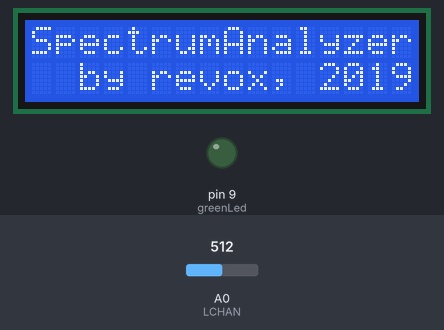
Simulated run of this sketch. Board: Arduino Uno, built with avr-gcc and run on an emulated ATmega328P. Shown: 16×2 character LCD, output pins drawn as LEDs (lit = HIGH). The test bench sets the inputs (shaded band); at power-on: A0 (LCHAN) = 512.

Above: at 2.5 s.
8.2 s: A0 (LCHAN) set to 306
At 9.4 s:
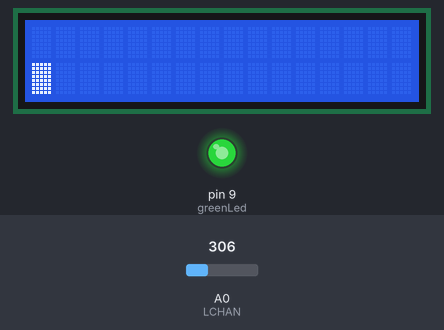
9.8 s: A0 (LCHAN) set to 477
At 11.1 s:
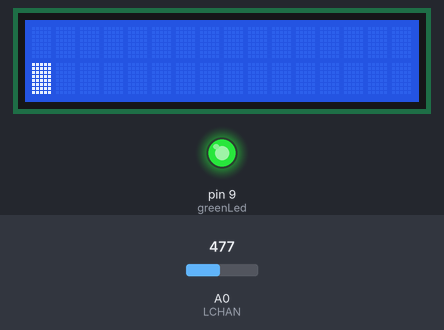
11.4 s: A0 (LCHAN) set to 488
At 12.8 s:
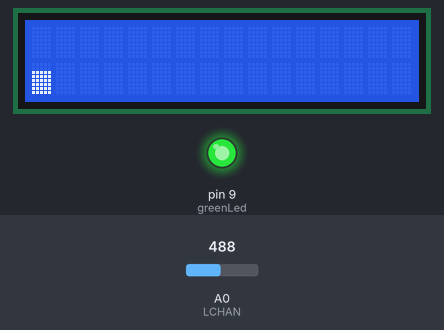
13.1 s: A0 (LCHAN) set to 511
At 14.8 s:
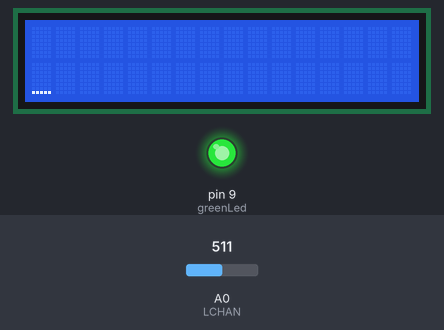
15.2 s: A0 (LCHAN) set to 122
At 15.7 s:
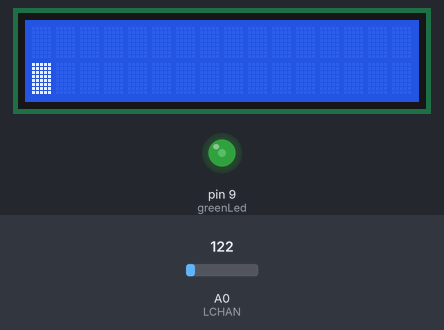
16.7 s: A0 (LCHAN) set to 716
At 17.3 s:
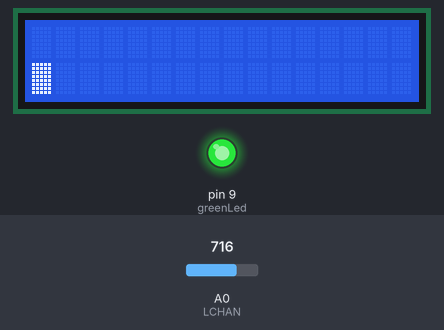
Timing chart, 0 to 19.2 s (numbered marks = the images above; inputs shaded):
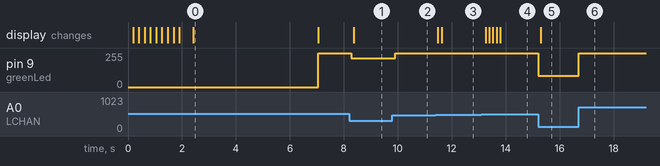

Measured:
- the behaviour switches between 487 and 488 on A0 (LCHAN) (found by bisection; images 2 and 3)
- after the input at 8.2 s, pin 9 (greenLed): 255/255 → 214/255 after 0.08 s; the display: changes after 0.16 s (image 1)
- after the input at 9.8 s, pin 9 (greenLed): 214/255 → 255/255 after 0.11 s
- after the input at 11.4 s, the display: first changes after 0.09 s (image 3 shows a later state)
- after the input at 13.1 s, the display: first changes after 0.15 s (image 4 shows a later state)
- after the input at 15.2 s, pin 9 (greenLed): 255/255 → 85/255 at once; the display: changes after 0.09 s (image 5)
- after the input at 16.7 s, pin 9 (greenLed): 85/255 → 255/255 at once

The sketch:

Visualizer.ino
```cpp
#include <Wire.h>
#include <LiquidCrystal_I2C.h>
#include <fix_fft.h>
#include <Servo.h>
#define LCHAN 0
#define greenLed 9
const int channels = 1;
const int xres = 16;
const int yres = 8;
const int gain = 2;
//int decayrate = 2;
int decaytest = 1;
char im[64], data[64];
char Rim[64], Rdata[64];
char data_avgs[32];
float peaks[32];
int valLED;
int i = 0, val, Rval;
int x = 0, y = 0, z = 0;
LiquidCrystal_I2C lcd(0x27, 16, 2);

// ZNAKI
byte v1[8] = {
  B00000, B00000, B00000, B00000, B00000, B00000, B00000, B11111
};
byte v2[8] = {
  B00000, B00000, B00000, B00000, B00000, B00000, B11111, B11111
};
byte v3[8] = {
  B00000, B00000, B00000, B00000, B00000, B11111, B11111, B11111
};
byte v4[8] = {
  B00000, B00000, B00000, B00000, B11111, B11111, B11111, B11111
};
byte v5[8] = {
  B00000, B00000, B00000, B11111, B11111, B11111, B11111, B11111
};
byte v6[8] = {
  B00000, B00000, B11111, B11111, B11111, B11111, B11111, B11111
};
byte v7[8] = {
  B00000, B11111, B11111, B11111, B11111, B11111, B11111, B11111
};
byte v8[8] = {
  B11111, B11111, B11111, B11111, B11111, B11111, B11111, B11111
};

void setup() {
  lcd.init();
  lcd.backlight();
  lcd.createChar(1, v1);
  lcd.createChar(2, v2);
  lcd.createChar(3, v3);
  lcd.createChar(4, v4);
  lcd.createChar(5, v5);
  lcd.createChar(6, v6);
  lcd.createChar(7, v7);
  lcd.createChar(8, v8);
  startup();
}

void startup() {
  lcd.clear();
  delay(50);
  lcd.setCursor(0, 0);
  lcd.print("Booting up");
  delay(200);
  lcd.clear();

  lcd.setCursor(0, 0);
  lcd.print("Booting up.");
  delay(200);
  lcd.clear();

  lcd.setCursor(0, 0);
  lcd.print("Booting up..");
  delay(200);
  lcd.clear();

  lcd.setCursor(0, 0);
  lcd.print("Booting up...");
  delay(200);
  lcd.clear();

  lcd.setCursor(0, 0);
  lcd.print("Booting up");
  delay(200);
  lcd.clear();

  lcd.setCursor(0, 0);
  lcd.print("Booting up.");
  delay(200);
  lcd.clear();

  lcd.setCursor(0, 0);
  lcd.print("Booting up..");
  delay(200);
  lcd.clear();

  lcd.setCursor(0, 0);
  lcd.print("Booting up...");
  delay(200);

  lcd.clear();
  delay(500);

  lcd.setCursor(0, 0);
  lcd.print("SpectrumAnalyzer");
  lcd.setCursor(0, 1);
  lcd.print("  by revox, 2019");
  delay(4500);
}

void loop() {
  for (i = 0; i < 64; i++) {
    val = ((analogRead(LCHAN) / 4 ) - 128);
    data[i] = val;
    im[i] = 0;
  };
  fix_fft(data, im, 6, 0); // Send the data through fft
  for (i = 0; i < 32 ; i++) {
    data[i] = sqrt(data[i] * data[i] + im[i] * im[i]);
  }
  for (i = 0; i < 32; i++) {
    data_avgs[i] = (data[i]);// + data[i*2+1]);// + data[i*3 + 2]);// + data[i*4 + 3]);  // add 3 samples to be averaged, use 4 when yres < 16
    data_avgs[i] = constrain(data_avgs[i], 0, 9 - gain); //data samples * range (0-9) = 9
    data_avgs[i] = map(data_avgs[i], 0, 9 - gain, 0, yres);      // remap averaged values
  }
  decay(1);
  mono();
  leds();
} // end loop

void leds() {
  valLED = analogRead(LCHAN) * 0.7;
  analogWrite(greenLed, valLED);
}

void decay(int decayrate) {
  //// reduce the values of the last peaks by 1
  if (decaytest == decayrate) {
    for (x = 0; x < 32; x++) {
      peaks[x] = peaks[x] - 1;  // subtract 1 from each column peaks
      decaytest = 0;
    }
  }
  decaytest++;
}

void mono() {
  for (x = 0; x < xres; x++) { // repeat for each column of the display horizontal resolution
    y = data_avgs[x];  // get current column value
    z = peaks[x];
    if (y > z) {
      peaks[x] = y;
    }
    y = peaks[x];
    if (y <= 8) {
      lcd.setCursor(x, 0); // clear first row
      lcd.print(" ");
      lcd.setCursor(x, 1); // draw second row
      if (y == 0) {
        lcd.print(" "); // save a glyph
      }
      else {
        lcd.write(y);
      }
    }
    else {
      lcd.setCursor(x, 0); // draw first row
      if (y == 9) {
        lcd.write(" ");
      }
      else {
        lcd.write(y - 8); // same chars 1-8 as 9-16
      }
      lcd.setCursor(x, 1);
      lcd.write(8);
    }
  } // end display
}  // end xres
```
